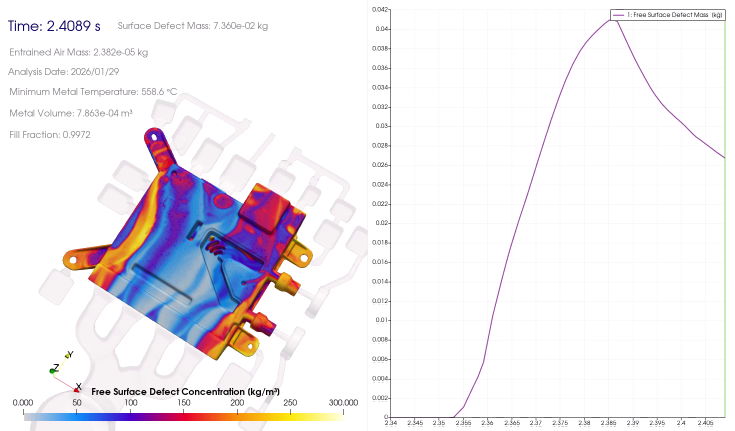
#> input picture test.png, 1470 x 862 px (shown at 1/2 size)
$ python -i ocr_engine.py   (imports and definitions only)
#> lines starting #> are read from the running program, lines starting #| are printed output that depends on the picture; after the words box and inside, x2 and y2 are one past the last pixel; in counts of white or black regions, pixels touching at a corner belong together
import pytesseract
import cv2
import os
import re
import numpy as np

# Try to find tesseract executable in common Windows paths
COMMON_PATHS = [
    r"C:\Program Files\Tesseract-OCR\tesseract.exe",
    r"C:\Program Files (x86)\Tesseract-OCR\tesseract.exe",
    os.path.join(os.getenv("LOCALAPPDATA", ""), r"Tesseract-OCR\tesseract.exe")
]

tesseract_cmd = None
# [4 lines not run here, left out]

if tesseract_cmd:
    pytesseract.pytesseract.tesseract_cmd = tesseract_cmd

# Predefined OCR Rules for Moldflow/Casting Simulation Results
OCR_RULES = {
    # 规则格式:
    # "rule_name": {
    #     "keywords": ["关键词1", "关键词2"], # 只要包含其中一个关键词，就认为可能包含该数据
    #     "pattern": r"正则",               # 提取数值的正则
    #     "unit_convert": func              # 单位转换/格式化函数
    # }

    # 1. 卷气质量 (Entrained Air Mass)
    "air_mass": {
        "keywords": ["Entrained Air Mass", "Air Mass"],
        "pattern": r"Entrained Air Mass:?\s*([\d\.eE\+\-]+)\s*kg",
        "unit_convert": lambda x: f"{float(x)*1000:.4f}g" # kg -> g
    },

    # 2. 表面缺陷/氧化物 (Surface Defect Mass)
    # 用户示例: "Surface Defect Mass: 7.360e-02 kg" -> 目标 "27g" (这里假设直接换算，如果是特定逻辑需调整)
    # 注意：用户示例中的27g与7.36e-02kg(73.6g)不符，可能需要用户确认逻辑。
    # 这里暂时按标准物理量换算实现。
    "defect_mass": {
        "keywords": ["Surface Defect Mass", "Defect Mass"],
        "pattern": r"Surface Defect Mass:?\s*([\d\.eE\+\-]+)\s*kg",
        "unit_convert": lambda x: f"{float(x)*1000:.1f}g"
    },

    # 3. 卷气体积 (Entrained Air Volume)
    "air_volume": {
        "keywords": ["Entrained Air Volume"],
        "pattern": r"Entrained Air Volume:?\s*([\d\.eE\+\-]+)\s*m\^3",
        "unit_convert": lambda x: f"{float(x)*1e6:.2f}cm³" # m^3 -> cm^3
    },

    # 4. 缩孔体积 (Porosity Volume)
    "porosity": {
        "keywords": ["Porosity Volume", "Shrinkage Volume"],
        "pattern": r"(?:Porosity|Shrinkage) Volume:?\s*([\d\.eE\+\-]+)\s*m\^3",
        "unit_convert": lambda x: f"{float(x)*1e6:.2f}cm³"
    },

    # 5. 通用数值提取 (Value) - 仅提取数字
    "value": {
        "keywords": [],
        "pattern": r"([\d\.eE\+\-]+)",
        "unit_convert": lambda x: str(x)
    }
}

class OCREngine:
    def __init__(self):
        self.available = tesseract_cmd is not None
        if not self.available:
            print("Warning: Tesseract-OCR not found. OCR features will be disabled.")

    def preprocess_image(self, image_path):
        """
        Reads image, converts to grayscale and applies thresholding for better OCR.
        """
#> called with image_path = 'test.png'
        try:
            # Handle non-ascii paths
            img = cv2.imdecode(np.fromfile(image_path, dtype=np.uint8), cv2.IMREAD_COLOR)
#> img is the input picture: shape (862, 1470, 3); mean B, G, R 240.4, 235.9, 239.4
            if img is None: return None

            gray = cv2.cvtColor(img, cv2.COLOR_BGR2GRAY)
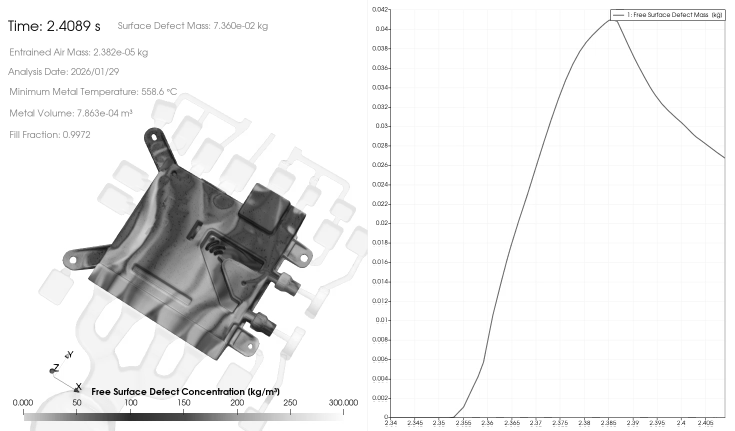
#> gray: shape (862, 1470) (shown at 1/2 size); min 0, max 255, mean 237.4

            # Simple thresholding
            # _, binary = cv2.threshold(gray, 150, 255, cv2.THRESH_BINARY)

            # Otsu's thresholding might be better for varying lighting
            _, binary = cv2.threshold(gray, 0, 255, cv2.THRESH_BINARY + cv2.THRESH_OTSU)
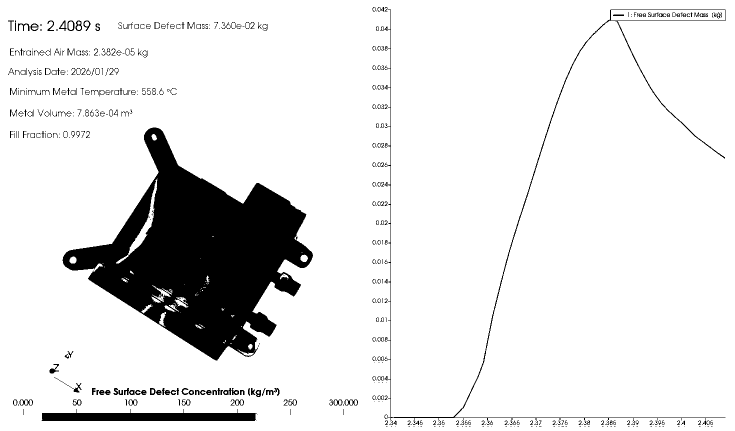
#> binary: shape (862, 1470) (shown at 1/2 size); 89.7% white; 495 black regions (187 under 20 px), largest, box (x1, y1, x2, y2) and area: (125, 255, 626, 721) 105982, (83, 818, 514, 842) 6866, (776, 19, 1451, 850) 5015

            # 2x scale up can help with small text
            h, w = binary.shape[:2]
#> h = 862; w = 1470
            scaled = cv2.resize(binary, (w*2, h*2), interpolation=cv2.INTER_CUBIC)
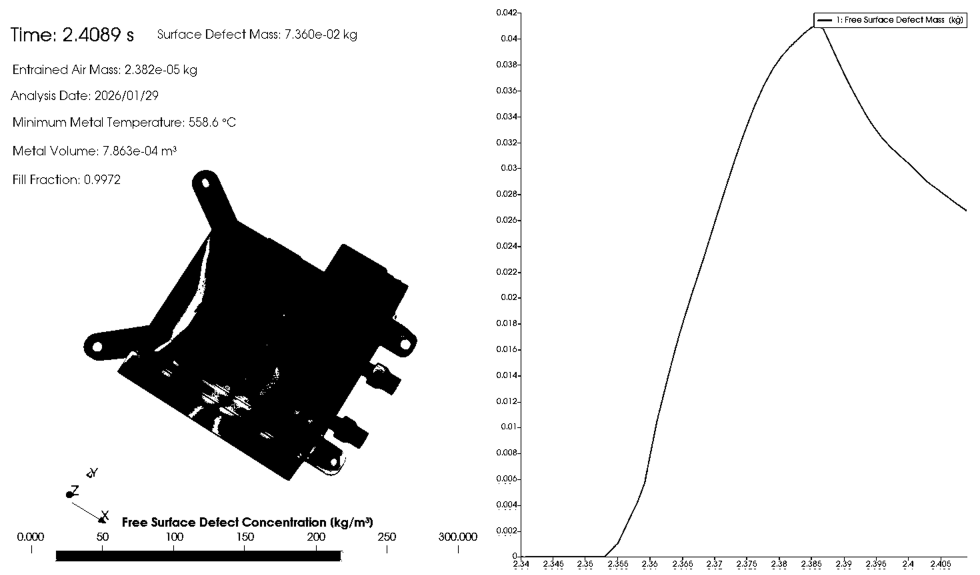
#> scaled: shape (1724, 2940) (shown at 1/3 size); min 0, max 255, mean 228.5

            return scaled
        except Exception as e:
            print(f"Image preprocessing failed: {e}")
            return None

    # [51 lines left out: function extract_data, not called in this run]

>>> result = OCREngine().preprocess_image('test.png')

$ run again, on 错误2.png
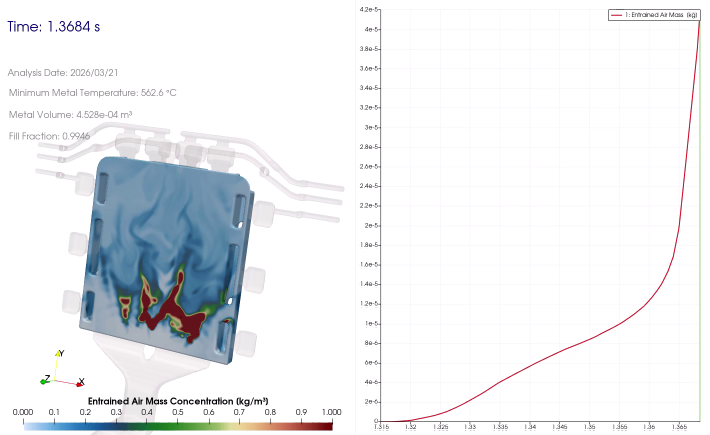
#> input picture 错误2.png, 1420 x 870 px (shown at 1/2 size)
#> in preprocess_image, img is the input picture: shape (870, 1420, 3); mean B, G, R 240.5, 238.1, 235.9
#> in preprocess_image, `_, binary = cv2.threshold(gray, 0, 255, cv2.THRESH_BINARY + cv2.THRESH..`:
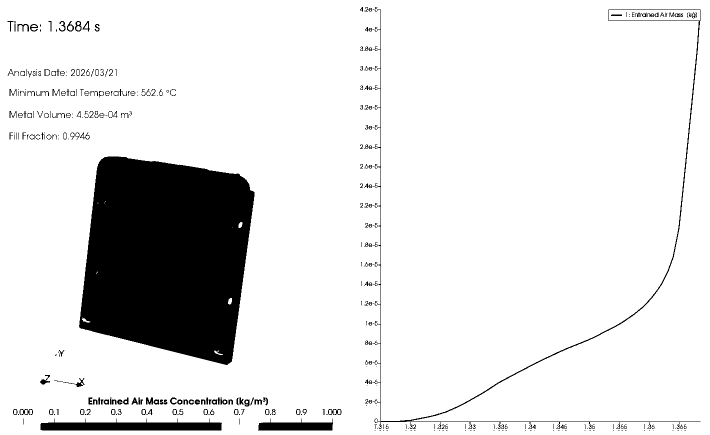
#> binary: shape (870, 1420) (shown at 1/2 size); 88.8% white; 397 black regions (153 under 20 px), largest, box (x1, y1, x2, y2) and area: (158, 313, 509, 730) 114789, (81, 837, 444, 861) 5820, (756, 19, 1401, 858) 4912
#> in preprocess_image, `scaled = cv2.resize(binary, (w*2, h*2), interpolation=cv2.INTER_CUBIC)`:
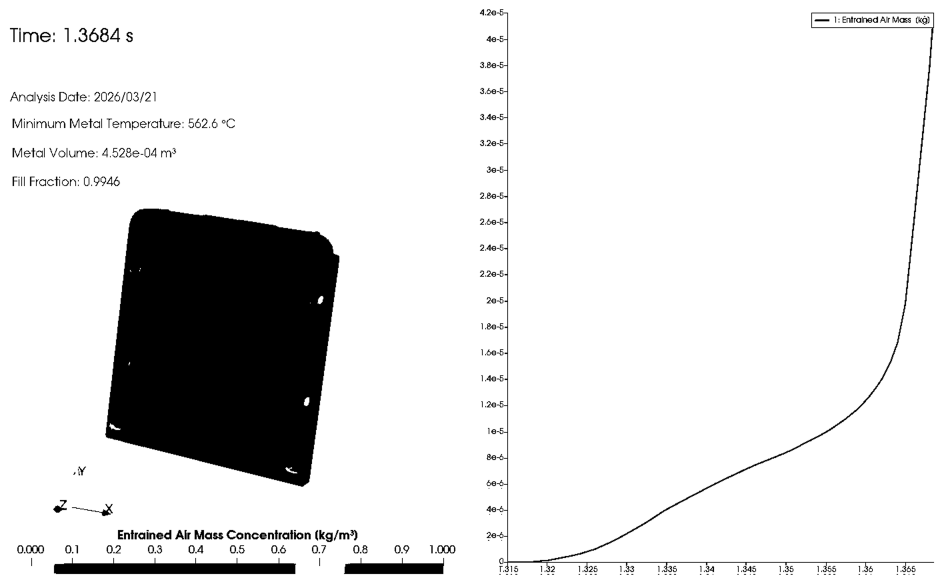
#> scaled: shape (1740, 2840) (shown at 1/3 size); min 0, max 255, mean 226.2
